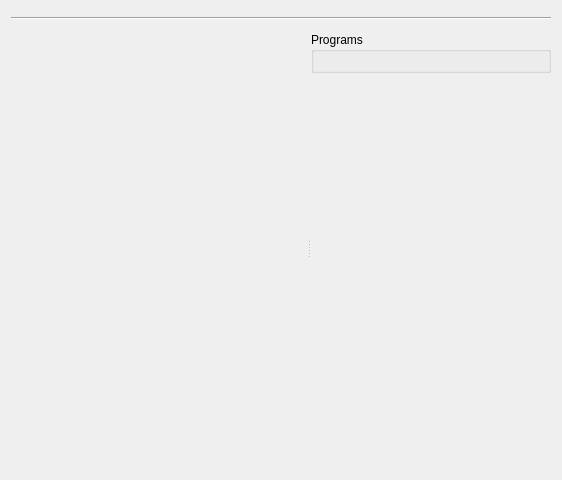
<?xml version="1.0" encoding="UTF-8"?>
<ui version="4.0">
 <class>ConfigurationPanel</class>
 <widget class="QWidget" name="ConfigurationPanel">
  <property name="geometry">
   <rect>
    <x>0</x>
    <y>0</y>
    <width>562</width>
    <height>480</height>
   </rect>
  </property>
  <property name="windowTitle">
   <string>Form</string>
  </property>
  <layout class="QVBoxLayout" name="verticalLayout_2">
   <item>
    <widget class="HeaderWidget" name="header" native="true">
     <property name="sizePolicy">
      <sizepolicy hsizetype="Preferred" vsizetype="Fixed">
       <horstretch>0</horstretch>
       <verstretch>0</verstretch>
      </sizepolicy>
     </property>
    </widget>
   </item>
   <item>
    <widget class="Line" name="line">
     <property name="orientation">
      <enum>Qt::Horizontal</enum>
     </property>
    </widget>
   </item>
   <item>
    <widget class="QSplitter" name="splitter">
     <property name="orientation">
      <enum>Qt::Horizontal</enum>
     </property>
     <widget class="ConfWidget" name="conf_widget" native="true"/>
     <widget class="QWidget" name="widget_2" native="true">
      <layout class="QVBoxLayout" name="verticalLayout" stretch="0,0,1">
       <item>
        <widget class="BuildWidget" name="build_widget" native="true">
         <property name="sizePolicy">
          <sizepolicy hsizetype="Preferred" vsizetype="Fixed">
           <horstretch>0</horstretch>
           <verstretch>0</verstretch>
          </sizepolicy>
         </property>
         <property name="minimumSize">
          <size>
           <width>0</width>
           <height>0</height>
          </size>
         </property>
        </widget>
       </item>
       <item>
        <widget class="QGroupBox" name="programs_groupbox">
         <property name="title">
          <string>Programs</string>
         </property>
         <layout class="QVBoxLayout" name="verticalLayout_4"/>
        </widget>
       </item>
       <item>
        <widget class="ConsoleWidget" name="console_widget" native="true"/>
       </item>
      </layout>
     </widget>
    </widget>
   </item>
  </layout>
 </widget>
 <customwidgets>
  <customwidget>
   <class>ConfWidget</class>
   <extends>QWidget</extends>
   <header>conf_widget.h</header>
   <container>1</container>
  </customwidget>
  <customwidget>
   <class>BuildWidget</class>
   <extends>QWidget</extends>
   <header>build_widget.h</header>
   <container>1</container>
  </customwidget>
  <customwidget>
   <class>HeaderWidget</class>
   <extends>QWidget</extends>
   <header>header_widget.h</header>
   <container>1</container>
  </customwidget>
  <customwidget>
   <class>ConsoleWidget</class>
   <extends>QWidget</extends>
   <header>console_widget.h</header>
   <container>1</container>
  </customwidget>
 </customwidgets>
 <resources/>
 <connections/>
</ui>
